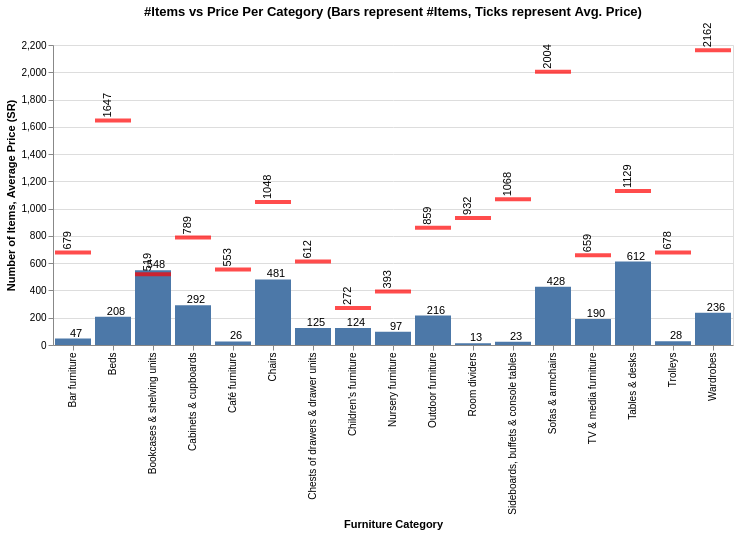

Write notebook code for a chart like this one.
### Code cell
bar = alt.Chart(d1).mark_bar().encode(
    x='Furniture Category',
    y='Number of Items'
).properties(
    width=alt.Step(40),  # controls width of bar.
    title='#Items vs Price Per Category (Bars represent #Items, Ticks represent Avg. Price)'
)

text_bar = bar.mark_text(
    align='center',
    baseline='bottom',
    dx=3  # Nudges text to right so it doesn't appear on top of the bar
).encode(
    text='Number of Items'
)

tick = alt.Chart(d1).mark_tick(
    color='red',
    thickness=4,
    size=40 * 0.9,  # controls width of tick.
).encode(
    x='Furniture Category',
    y='Average Price (SR)',
    text='Average Price (SR)'
)

text_tick = tick.mark_text(
    align='left',
    baseline='bottom',
    angle=270,
    dx=3  # Nudges text to right so it doesn't appear on top of the bar
).encode(
    text='Average Price (SR)'
)

bar + text_bar + tick + text_tick

### Figure 1 — Vega-Lite specification as saved in the notebook (floating-point values rounded to 4 significant figures)
{"config": {"view": {"continuousWidth": 300, "continuousHeight": 300}}, "layer": [{"mark": {"type": "bar"}, "encoding": {"x": {"field": "Furniture Category", "type": "nominal"}, "y": {"field": "Number of Items", "type": "quantitative"}}, "title": "#Items vs Price Per Category (Bars represent #Items, Ticks represent Avg. Price)"}, {"mark": {"type": "text", "align": "center", "baseline": "bottom", "dx": 3}, "encoding": {"text": {"field": "Number of Items", "type": "quantitative"}, "x": {"field": "Furniture Category", "type": "nominal"}, "y": {"field": "Number of Items", "type": "quantitative"}}, "title": "#Items vs Price Per Category (Bars represent #Items, Ticks represent Avg. Price)"}, {"mark": {"type": "tick", "color": "red", "size": 36.0, "thickness": 4}, "encoding": {"text": {"field": "Average Price (SR)", "type": "quantitative"}, "x": {"field": "Furniture Category", "type": "nominal"}, "y": {"field": "Average Price (SR)", "type": "quantitative"}}}, {"mark": {"type": "text", "align": "left", "angle": 270, "baseline": "bottom", "dx": 3}, "encoding": {"text": {"field": "Average Price (SR)", "type": "quantitative"}, "x": {"field": "Furniture Category", "type": "nominal"}, "y": {"field": "Average Price (SR)", "type": "quantitative"}}}], "data": {"name": "data-00d6cb41968ef0d2f5a75e9823e08d3b"}, "width": {"step": 40}, "$schema": "https://vega.github.io/schema/vega-lite/v5.20.1.json", "datasets": {"data-00d6cb41968ef0d2f5a75e9823e08d3b": [{"Furniture Category": "Bar furniture", "Average Price (SR)": 679, "Number of Items": 47}, {"Furniture Category": "Beds", "Average Price (SR)": 1647, "Number of Items": 208}, {"Furniture Category": "Bookcases & shelving units", "Average Price (SR)": 519, "Number of Items": 548}, {"Furniture Category": "Cabinets & cupboards", "Average Price (SR)": 789, "Number of Items": 292}, {"Furniture Category": "Café furniture", "Average Price (SR)": 553, "Number of Items": 26}, {"Furniture Category": "Chairs", "Average Price (SR)": 1048, "Number of Items": 481}, {"Furniture Category": "Chests of drawers & drawer units", "Average Price (SR)": 612, "Number of Items": 125}, {"Furniture Category": "Children's furniture", "Average Price (SR)": 272, "Number of Items": 124}, {"Furniture Category": "Nursery furniture", "Average Price (SR)": 393, "Number of Items": 97}, {"Furniture Category": "Outdoor furniture", "Average Price (SR)": 859, "Number of Items": 216}, {"Furniture Category": "Room dividers", "Average Price (SR)": 932, "Number of Items": 13}, {"Furniture Category": "Sideboards, buffets & console tables", "Average Price (SR)": 1068, "Number of Items": 23}, {"Furniture Category": "Sofas & armchairs", "Average Price (SR)": 2004, "Number of Items": 428}, {"Furniture Category": "TV & media furniture", "Average Price (SR)": 659, "Number of Items": 190}, {"Furniture Category": "Tables & desks", "Average Price (SR)": 1129, "Number of Items": 612}, {"Furniture Category": "Trolleys", "Average Price (SR)": 678, "Number of Items": 28}, {"Furniture Category": "Wardrobes", "Average Price (SR)": 2162, "Number of Items": 236}]}}
